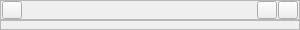
<?xml version="1.0" encoding="UTF-8"?>
<ui version="4.0">
 <class>FieldEdit</class>
 <widget class="QWidget" name="FieldEdit">
  <property name="geometry">
   <rect>
    <x>0</x>
    <y>0</y>
    <width>300</width>
    <height>30</height>
   </rect>
  </property>
  <property name="sizePolicy">
   <sizepolicy hsizetype="Expanding" vsizetype="Fixed">
    <horstretch>0</horstretch>
    <verstretch>0</verstretch>
   </sizepolicy>
  </property>
  <layout class="QVBoxLayout" name="verticalLayout">
   <property name="spacing">
    <number>0</number>
   </property>
   <property name="margin">
    <number>0</number>
   </property>
   <item>
    <widget class="QFrame" name="h_frame">
     <property name="maximumSize">
      <size>
       <width>16777215</width>
       <height>20</height>
      </size>
     </property>
     <property name="frameShape">
      <enum>QFrame::StyledPanel</enum>
     </property>
     <property name="frameShadow">
      <enum>QFrame::Raised</enum>
     </property>
     <layout class="QHBoxLayout" name="horizontalLayout">
      <property name="spacing">
       <number>1</number>
      </property>
      <property name="leftMargin">
       <number>1</number>
      </property>
      <property name="topMargin">
       <number>0</number>
      </property>
      <property name="rightMargin">
       <number>1</number>
      </property>
      <property name="bottomMargin">
       <number>0</number>
      </property>
      <item>
       <widget class="QToolButton" name="h_button_minimize">
        <property name="maximumSize">
         <size>
          <width>20</width>
          <height>20</height>
         </size>
        </property>
        <property name="toolTip">
         <string>Свернуть/развернуть</string>
        </property>
        <property name="text">
         <string/>
        </property>
        <property name="icon">
         <iconset resource="pics/pics.qrc">
          <normaloff>:/pics/list-remove.png</normaloff>
          <normalon>:/pics/list-add.png</normalon>:/pics/list-remove.png</iconset>
        </property>
        <property name="checkable">
         <bool>true</bool>
        </property>
       </widget>
      </item>
      <item>
       <widget class="QLabel" name="h_label">
        <property name="text">
         <string/>
        </property>
       </widget>
      </item>
      <item>
       <spacer name="horizontalSpacer">
        <property name="orientation">
         <enum>Qt::Horizontal</enum>
        </property>
        <property name="sizeHint" stdset="0">
         <size>
          <width>326</width>
          <height>15</height>
         </size>
        </property>
       </spacer>
      </item>
      <item>
       <widget class="QToolButton" name="h_button_pause">
        <property name="maximumSize">
         <size>
          <width>20</width>
          <height>20</height>
         </size>
        </property>
        <property name="toolTip">
         <string>Приотановить/запустить действие поля</string>
        </property>
        <property name="text">
         <string/>
        </property>
        <property name="icon">
         <iconset resource="pics/pics.qrc">
          <normaloff>:/pics/media-playback-pause.png</normaloff>
          <normalon>:/pics/media-playback-start.png</normalon>:/pics/media-playback-pause.png</iconset>
        </property>
        <property name="checkable">
         <bool>true</bool>
        </property>
        <property name="checked">
         <bool>false</bool>
        </property>
       </widget>
      </item>
      <item>
       <widget class="QToolButton" name="h_button_close">
        <property name="maximumSize">
         <size>
          <width>20</width>
          <height>20</height>
         </size>
        </property>
        <property name="toolTip">
         <string>Удалить поле</string>
        </property>
        <property name="text">
         <string/>
        </property>
        <property name="icon">
         <iconset resource="pics/pics.qrc">
          <normaloff>:/pics/dialog-close.png</normaloff>:/pics/dialog-close.png</iconset>
        </property>
       </widget>
      </item>
     </layout>
    </widget>
   </item>
   <item>
    <widget class="QFrame" name="content_frame">
     <property name="frameShape">
      <enum>QFrame::StyledPanel</enum>
     </property>
     <property name="frameShadow">
      <enum>QFrame::Raised</enum>
     </property>
    </widget>
   </item>
  </layout>
 </widget>
 <resources>
  <include location="pics/pics.qrc"/>
 </resources>
 <connections>
  <connection>
   <sender>h_button_minimize</sender>
   <signal>toggled(bool)</signal>
   <receiver>content_frame</receiver>
   <slot>setHidden(bool)</slot>
   <hints>
    <hint type="sourcelabel">
     <x>12</x>
     <y>6</y>
    </hint>
    <hint type="destinationlabel">
     <x>21</x>
     <y>44</y>
    </hint>
   </hints>
  </connection>
  <connection>
   <sender>h_button_pause</sender>
   <signal>toggled(bool)</signal>
   <receiver>h_label</receiver>
   <slot>setDisabled(bool)</slot>
   <hints>
    <hint type="sourcelabel">
     <x>371</x>
     <y>9</y>
    </hint>
    <hint type="destinationlabel">
     <x>24</x>
     <y>11</y>
    </hint>
   </hints>
  </connection>
 </connections>
</ui>
